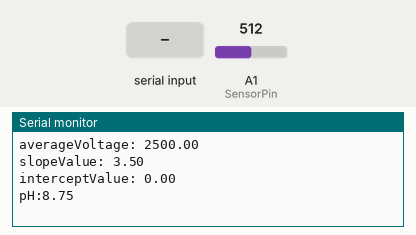
Simulated run of this sketch. Board: Arduino Uno, built with avr-gcc and run on an emulated ATmega328P. Shown: the last lines printed to the serial monitor. Inputs (shaded band) come from the test bench; at power-on: A1 (SensorPin) = 512. EEPROM starts erased.

Above: at 1.2 s.
1.3 s: "CALIBRATION\n" received over Serial
At 2.6 s:
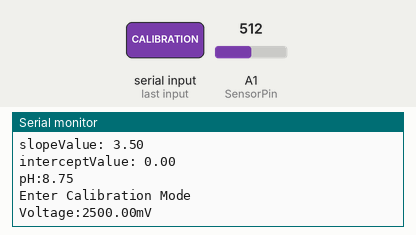
3.5 s: byte 10 ('\n') received over Serial
At 3.9 s:
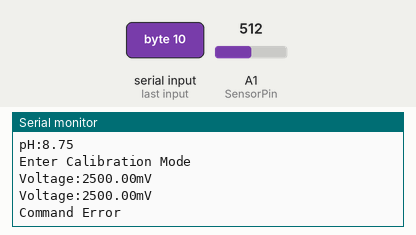
5.0 s: "EXIT\n" received over Serial
At 5.8 s:
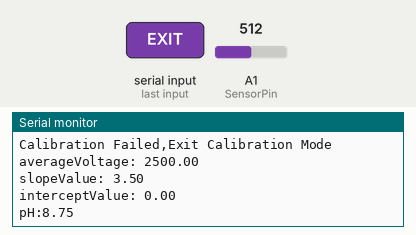
6.5 s: A1 (SensorPin) set to 716
8.0 s: A1 (SensorPin) set to 900
At 8.8 s:
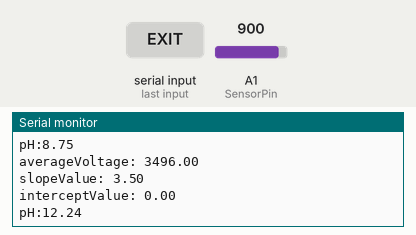
Timing chart, 0 to 10.5 s (numbered marks = the images above; inputs shaded):
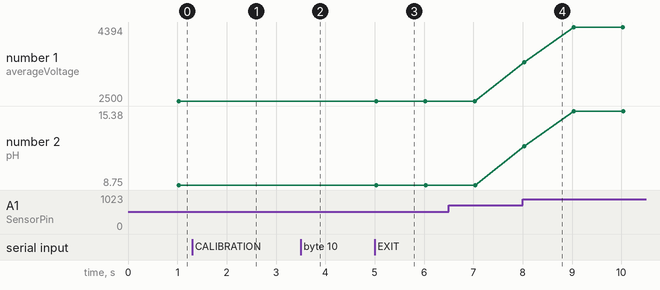

The sketch:

ph_calibration_v1.ino
```cpp
// (licence header left out)
/***********Notice and Troubleshooting***************
 1.Connection and Diagram can be found here http://www.dfrobot.co
m/wiki/index.php/PH_meter%28SKU:_SEN0161%29
 2.This code is tested on Arduino Uno.
 ****************************************************/
#include <EEPROM.h>
#define EEPROM_write(address, p) {int i = 0; byte *pp = (byte*)&(p);for(; i < sizeof(p); i++) EEPROM.write(address+i, pp[i]);}
#define EEPROM_read(address, p) {int i = 0; byte *pp = (byte*)&(p);for(; i < sizeof(p); i++) pp[i]=EEPROM.read(address+i);}

#define ReceivedBufferLength 20
char receivedBuffer[ReceivedBufferLength+1]; // store the serialcommand
byte receivedBufferIndex = 0;

#define SCOUNT 30 // sum of sample point
int analogBuffer[SCOUNT]; //store the sample voltage
int analogBufferIndex = 0;

#define SlopeValueAddress 0 // (slope of the ph probe)store atthe beginning of the EEPROM. The slope is a float number,occupies4 bytes.
#define InterceptValueAddress (SlopeValueAddress+4)
float slopeValue, interceptValue, averageVoltage;
boolean enterCalibrationFlag = 0;

#define SensorPin A1
#define VREF 5000 //for arduino uno, the ADC reference is the power(AVCC), that is 5000mV

void setup() {
 Serial.begin(115200);
 readCharacteristicValues(); //read the slope and intercept of the ph probe
}

void loop() {
 if(serialDataAvailable() > 0) {
  byte modeIndex = uartParse();
  phCalibration(modeIndex); // If the correct calibration command is received, the calibration function should be called.
  EEPROM_read(SlopeValueAddress, slopeValue); // After calibration, the new slope and intercept should be read ,to update current value.
  EEPROM_read(InterceptValueAddress, interceptValue);
 }

 static unsigned long sampleTimepoint = millis();
 if(millis() - sampleTimepoint > 40U) {
  sampleTimepoint = millis();
  analogBuffer[analogBufferIndex] = analogRead(SensorPin)/1024.0*VREF; //read the voltaage and store into the buffer,every 40ms
  analogBufferIndex++;
  if(analogBufferIndex == SCOUNT) analogBufferIndex = 0;
  averageVoltage = getMedianNum(analogBuffer,SCOUNT); // readthe stable value by the median filtering algorithm
 }

 static unsigned long printTimepoint = millis();
 if(millis()-printTimepoint>1000U) {
  printTimepoint = millis();
  if(enterCalibrationFlag) {// in calibration mode,print the voltage to user, to watch the stability of voltage
    Serial.print("Voltage:");
    Serial.print(averageVoltage);
    Serial.println("mV");
  } else {
    Serial.print("averageVoltage: ");
    Serial.println(averageVoltage);
    Serial.print("slopeValue: ");
    Serial.println(slopeValue);
    Serial.print("interceptValue: ");
    Serial.println(interceptValue);
    Serial.print("pH:"); // in normal mode, print the ph value to user
    Serial.println(averageVoltage/1000.0*slopeValue+interceptValue);
  }
 }
}

boolean serialDataAvailable(void) {
 char receivedChar;
 static unsigned long receivedTimeOut = millis();
 while (Serial.available()>0) {
  if (millis() - receivedTimeOut > 1000U) {
    receivedBufferIndex = 0;
    memset(receivedBuffer,0,(ReceivedBufferLength+1));
  }
  receivedTimeOut = millis();
  receivedChar = Serial.read();
  if (receivedChar == '\n' || receivedBufferIndex==ReceivedBufferLength) {
    receivedBufferIndex = 0;
    strupr(receivedBuffer);
    return true;
  }
  else {
    receivedBuffer[receivedBufferIndex] = receivedChar;
    receivedBufferIndex++;
  }
 }
 return false;
}

byte uartParse() {
 byte modeIndex = 0;
 if(strstr(receivedBuffer, "CALIBRATION") != NULL) modeIndex = 1;
 else if(strstr(receivedBuffer, "EXIT") != NULL) modeIndex = 4;
 else if(strstr(receivedBuffer, "ACID:") != NULL) modeIndex = 2;
 else if(strstr(receivedBuffer, "ALKALI:") != NULL) modeIndex = 3;
 return modeIndex;
}
void phCalibration(byte mode)
{
 char *receivedBufferPtr;
 static byte acidCalibrationFinish = 0, alkaliCalibrationFinish= 0;
 static float acidValue,alkaliValue;
 static float acidVoltage,alkaliVoltage;
 float acidValueTemp,alkaliValueTemp,newSlopeValue,newInterceptValue;
 switch(mode) {
  case 0:
    if(enterCalibrationFlag)
    Serial.println(F("Command Error"));
  break;

  case 1:
    receivedBufferPtr=strstr(receivedBuffer, "CALIBRATION");
    enterCalibrationFlag = 1;
    acidCalibrationFinish = 0;
    alkaliCalibrationFinish = 0;
    Serial.println(F("Enter Calibration Mode"));
  break;

  case 2:
    if(enterCalibrationFlag) {
      receivedBufferPtr = strstr(receivedBuffer, "ACID:");
      receivedBufferPtr += strlen("ACID:");
      acidValueTemp = strtod(receivedBufferPtr, NULL);
      if((acidValueTemp > 3) && (acidValueTemp < 5)) {//typical ph value of acid standand buffer solution should be 4.00
        acidValue = acidValueTemp;
        acidVoltage = averageVoltage/1000.0; // mV ->V
        acidCalibrationFinish = 1;
        Serial.println(F("Acid Calibration Successful"));
      } else {
        acidCalibrationFinish = 0;
        Serial.println(F("Acid Value Error"));
      }
    }
    break;

  case 3:
    if(enterCalibrationFlag) {
      receivedBufferPtr=strstr(receivedBuffer, "ALKALI:");
      receivedBufferPtr+=strlen("ALKALI:");
      alkaliValueTemp = strtod(receivedBufferPtr,NULL);
    if((alkaliValueTemp > 8) && (alkaliValueTemp < 11)) {//typical ph value of alkali standand buffer solution should be 9.18or 10.01
      alkaliValue = alkaliValueTemp;
      alkaliVoltage = averageVoltage / 1000.0;
      alkaliCalibrationFinish = 1;
      Serial.println(F("Alkali Calibration Successful"));
    } else {
      alkaliCalibrationFinish = 0;
      Serial.println(F("Alkali Value Error"));
    }
  }
  break;
  case 4:
    if(enterCalibrationFlag) {
      if(acidCalibrationFinish && alkaliCalibrationFinish) {
        newSlopeValue = (acidValue-alkaliValue)/(acidVoltage- alkaliVoltage);
        EEPROM_write(SlopeValueAddress, newSlopeValue);
        newInterceptValue = acidValue - (slopeValue*acidVoltage);
        EEPROM_write(InterceptValueAddress, newInterceptValue);
        Serial.print(F("Calibration Successful"));
      }
      else Serial.print(F("Calibration Failed"));
      Serial.println(F(",Exit Calibration Mode"));
      acidCalibrationFinish = 0;
      alkaliCalibrationFinish = 0;
      enterCalibrationFlag = 0;
    }
    break;
  }
}

int getMedianNum(int bArray[], int iFilterLen) {
 int bTab[iFilterLen];
 for (byte i = 0; i<iFilterLen; i++) {
  bTab[i] = bArray[i];
 }
 int i, j, bTemp;
 for (j = 0; j < iFilterLen - 1; j++) {
  for (i = 0; i < iFilterLen - j - 1; i++) {
    if (bTab[i] > bTab[i + 1]) {
      bTemp = bTab[i];
      bTab[i] = bTab[i + 1];
      bTab[i + 1] = bTemp;
    }
  }
 }
 if ((iFilterLen & 1) > 0) bTemp = bTab[(iFilterLen - 1) / 2];
 else bTemp = (bTab[iFilterLen / 2] + bTab[iFilterLen / 2 - 1]) /2;
 return bTemp;
}

void readCharacteristicValues() {
 EEPROM_read(SlopeValueAddress, slopeValue);
 EEPROM_read(InterceptValueAddress, interceptValue);
 if(EEPROM.read(SlopeValueAddress)==0xFF && EEPROM.read(SlopeValueAddress+1)==0xFF && EEPROM.read(SlopeValueAddress+2)==0xFF && EEPROM.read(SlopeValueAddress+3)==0xFF) {
  slopeValue = 3.5; // If the EEPROM is new, the recommendatory slope is 3.5.
  EEPROM_write(SlopeValueAddress, slopeValue);
 }
 if(EEPROM.read(InterceptValueAddress)==0xFF && EEPROM.read(InterceptValueAddress+1)==0xFF && EEPROM.read(InterceptValueAddress+2)==0xFF && EEPROM.read(InterceptValueAddress+3)==0xFF) {
  interceptValue = 0; // If the EEPROM is new, the recommendatory intercept is 0.
  EEPROM_write(InterceptValueAddress, interceptValue);
 }
}
```

Measured:
- after the input at 1.3 s, the serial monitor: prints a new line at once (image 1)
- after the input at 3.5 s, the serial monitor: prints a new line at once (image 2)
- after the input at 5.0 s, the serial monitor: prints a new line at once (image 3)
- plotted number 1: 2500 → 4394 after the input at 8.0 s
- plotted number 2: 8.75 → 15.38 after the input at 8.0 s
